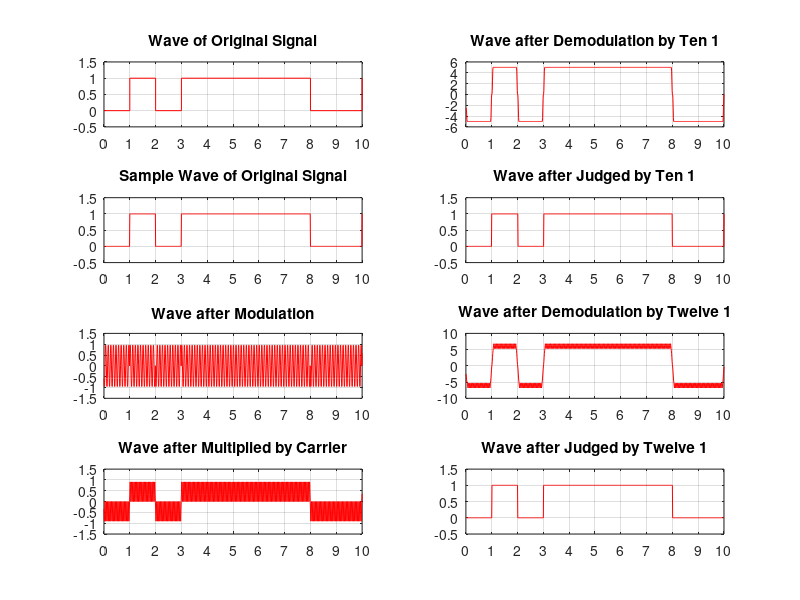

Write the MATLAB code that produced this figure.
% Created by Huang Lu, Department of Electronic Engineering, Tsinghua University
% 2015/10/30, Friday, Beijing
% Code for Homework 3 of Communication and Network

% Generate the Original Signal
clear all; close all; clc;
x0 = rand(1, 100);
x0(x0<0.5) = 0;
x0(x0>=0.5) = 1;

% BPSK Modulation
x2 = zeros(1, 100*100);
f0 = 10;
t0 = 0.01:0.01:1;
for m = 1:100
    if x0(m) == 1
        x2((m-1)*100+1:m*100) = sin(2*pi*f0*t0);
        x1((m-1)*100+1:m*100) = 1;
    else
        x2((m-1)*100+1:m*100) = sin(2*pi*f0*t0+pi);
        x1((m-1)*100+1:m*100) = 0;
    end
end
X2 = fftshift(fft(x2));
% figure(1)
% subplot(2,1,1); stairs(x0(1:11));
% set(gca, 'Xlim', [1, 11])
% set(gca, 'Ylim', [-0.5, 1.5])
% set(gca,'xtick',[1:1:11],'xticklabel',[0:1:10])
% title('Wave of Original Signal')
% grid on;
% subplot(2,1,2); plot(x1(1:1000))
% set(gca, 'Xlim', [0, 1000])
% set(gca, 'Ylim', [-1.5, 1.5])
% set(gca,'xtick',[0:100:1000],'xticklabel',[0:1:10])
% title('Wave of BPSK Modulation')
% grid on;
% figure(2); plot(abs(X2))
% set(gca,'xtick',[0:1000:10000],'xticklabel',[-50:10:50])
% xlabel('Frequency/Hz')
% ylabel('H(e^j^\omega)')
% title('Power Spectrum Density of BPSK Modulation Wave')

% BPSK Coherent Demodulation
xr = sin(2*pi*f0*(0.01:0.01:100)).*x2;
h1 = ones(1,10);
x3 = conv(xr,h1);
x3 = x3(4:10003);
h2 = ones(1,12);
x4 = conv(xr,h2);
x4 = x4(5:10004);
x5 = x3 >= 0;
x6 = x4 >= 0;
figure(3)
subplot(4,2,1), stairs(x0(1:11),'r')
set(gca, 'Xlim', [1, 11])
set(gca, 'Ylim', [-0.5, 1.5])
set(gca,'xtick',[1:1:11],'xticklabel',[0:1:10])
title('Wave of Original Signal')
grid on;
subplot(4,2,3), plot(x1(1:1001),'r')       % figure of original signal
set(gca, 'Xlim', [1, 1001])
set(gca, 'Ylim', [-0.5, 1.5])
set(gca,'xtick',[1:100:1001],'xticklabel',[0:1:10])
title('Sample Wave of Original Signal')
grid on
subplot(4,2,5); plot(x2(1:1001),'r');
set(gca, 'Xlim', [1, 1001])
set(gca, 'Ylim', [-1.5, 1.5])
set(gca,'xtick',[1:100:1001],'xticklabel',[0:1:10])
title('Wave after Modulation')
grid on
subplot(4,2,7); plot(xr(1:1001),'r');
set(gca, 'Xlim', [1, 1001])
set(gca, 'Ylim', [-1.5, 1.5])
set(gca,'xtick',[1:100:1001],'xticklabel',[0:1:10])
title('Wave after Multiplied by Carrier')
grid on
subplot(4,2,2); plot(x3(1:1001),'r')
set(gca, 'Xlim', [1, 1001])
set(gca,'xtick',[1:100:1001],'xticklabel',[0:1:10])
title('Wave after Demodulation by Ten 1')
grid on
subplot(4,2,4); plot(x5(1:1001),'r')
set(gca, 'Xlim', [1, 1001])
set(gca, 'Ylim', [-0.5, 1.5])
set(gca,'xtick',[1:100:1001],'xticklabel',[0:1:10])
title('Wave after Judged by Ten 1')
grid on
subplot(4,2,6); plot(x4(1:1001),'r')
set(gca, 'Xlim', [1, 1001])
set(gca,'xtick',[1:100:1001],'xticklabel',[0:1:10])
title('Wave after Demodulation by Twelve 1')
grid on
subplot(4,2,8); plot(x6(1:1001),'r')
set(gca, 'Xlim', [1, 1001])
set(gca, 'Ylim', [-0.5, 1.5])
set(gca,'xtick',[1:100:1001],'xticklabel',[0:1:10])
title('Wave after Judged by Twelve 1')
grid on

